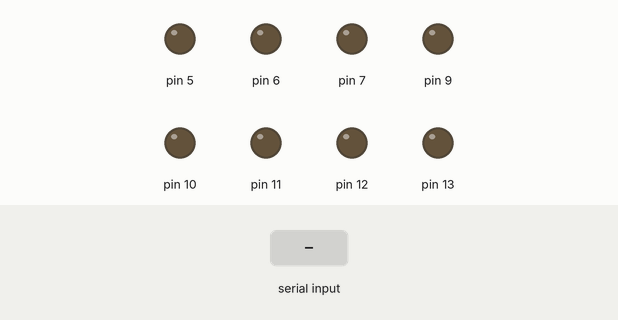
Recording of a sketch running on a simulated Arduino Uno, built with avr-gcc and run on an emulated ATmega328P. On the bench: output pins drawn as LEDs (lit = HIGH). Inputs (shaded band) come from the test bench.

Above: at 1.2 s.
1.3 s: "f" received over Serial
At 2.5 s:
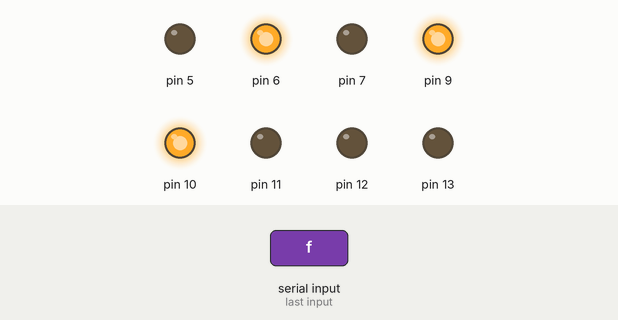
2.8 s: "b" received over Serial
At 3.7 s:
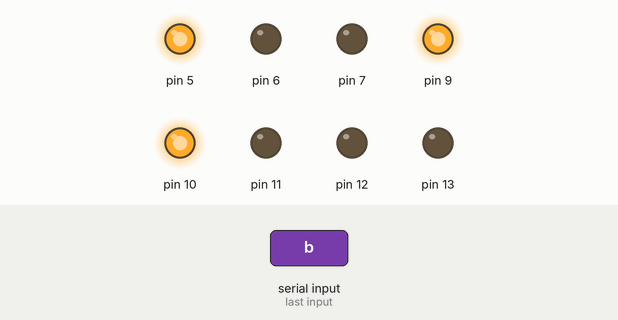
4.3 s: "l" received over Serial
At 4.9 s:
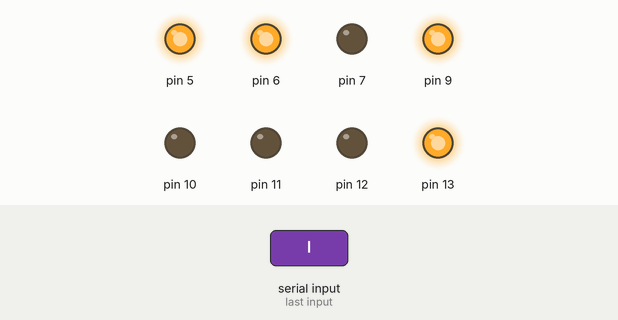
5.8 s: "r" received over Serial
At 7.0 s:
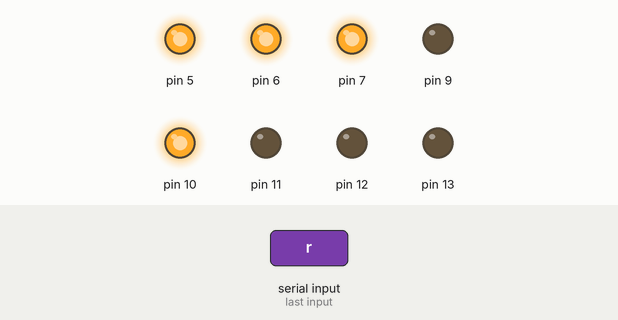
7.3 s: "s" received over Serial
At 8.3 s:
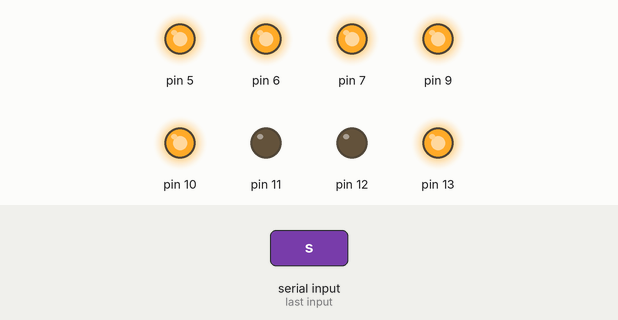
Timing chart, 0 to 9.8 s (numbered marks = the images above; inputs shaded):
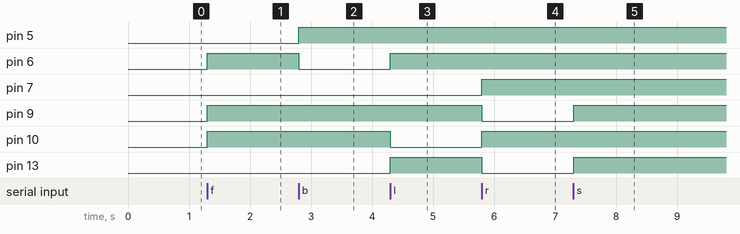

The sketch:

classwork.ino
```cpp
void setup(){

  pinMode(5,OUTPUT);
  pinMode(6,OUTPUT);
  pinMode(9,OUTPUT);
  pinMode(10,OUTPUT);
  pinMode(11,OUTPUT);
  pinMode(12,OUTPUT);
  pinMode(13,OUTPUT);
  pinMode(7,OUTPUT);
  Serial.begin(9600);
}
int  income=0;
void loop(){
  if(Serial.available()>0)
    {
    income=Serial.read();
      switch(income)
      {
    case 'f':forward();break;
        case 'b':backward();break;
        case 'l':left();break;
        case 'r':right();break;
        case 's':stop();break;
        default:break;
      }
    }
}
void forward(){
  digitalWrite(6,HIGH);
   digitalWrite(5,LOW);
   digitalWrite(10,HIGH);
 digitalWrite(9,HIGH);
  digitalWrite(13,LOW);
    digitalWrite(12,LOW);
  digitalWrite(7,LOW);
    digitalWrite(11,LOW);
}
void backward(){
  digitalWrite(5,HIGH);
   digitalWrite(6,LOW);
   digitalWrite(10,HIGH);
 digitalWrite(9,HIGH);
  digitalWrite(13,LOW);
    digitalWrite(12,LOW);
  digitalWrite(7,LOW);
    digitalWrite(11,LOW);
}
void left(){
  digitalWrite(6,HIGH);
   digitalWrite(5,HIGH);
   digitalWrite(10,LOW);
 digitalWrite(9,HIGH);
  digitalWrite(13,HIGH);
    digitalWrite(12,LOW);
digitalWrite(7,LOW);
    digitalWrite(11,LOW);

}
void right(){
  digitalWrite(6,HIGH);
   digitalWrite(5,HIGH);
   digitalWrite(10,HIGH);
 digitalWrite(9,LOW);
  digitalWrite(13,LOW);
    digitalWrite(12,LOW);
  digitalWrite(7,HIGH);
    digitalWrite(11,LOW);
}
void stop(){
digitalWrite(6,HIGH);
   digitalWrite(5,HIGH);
   digitalWrite(10,HIGH);
 digitalWrite(9,HIGH);
  digitalWrite(13,HIGH);
    digitalWrite(12,LOW);
  digitalWrite(7,HIGH);
    digitalWrite(11,LOW);
}
```

Measured:
- after the input at 1.3 s, pin 6, pin 9, pin 10: LOW → HIGH at once
- after the input at 2.8 s, pin 5: LOW → HIGH at once; pin 6: HIGH → LOW at once
- after the input at 4.3 s, pin 6, pin 13: LOW → HIGH at once; pin 10: HIGH → LOW at once
- after the input at 5.8 s, pin 7, pin 10: LOW → HIGH at once; pin 9, pin 13: HIGH → LOW at once
- after the input at 7.3 s, pin 9, pin 13: LOW → HIGH at once
